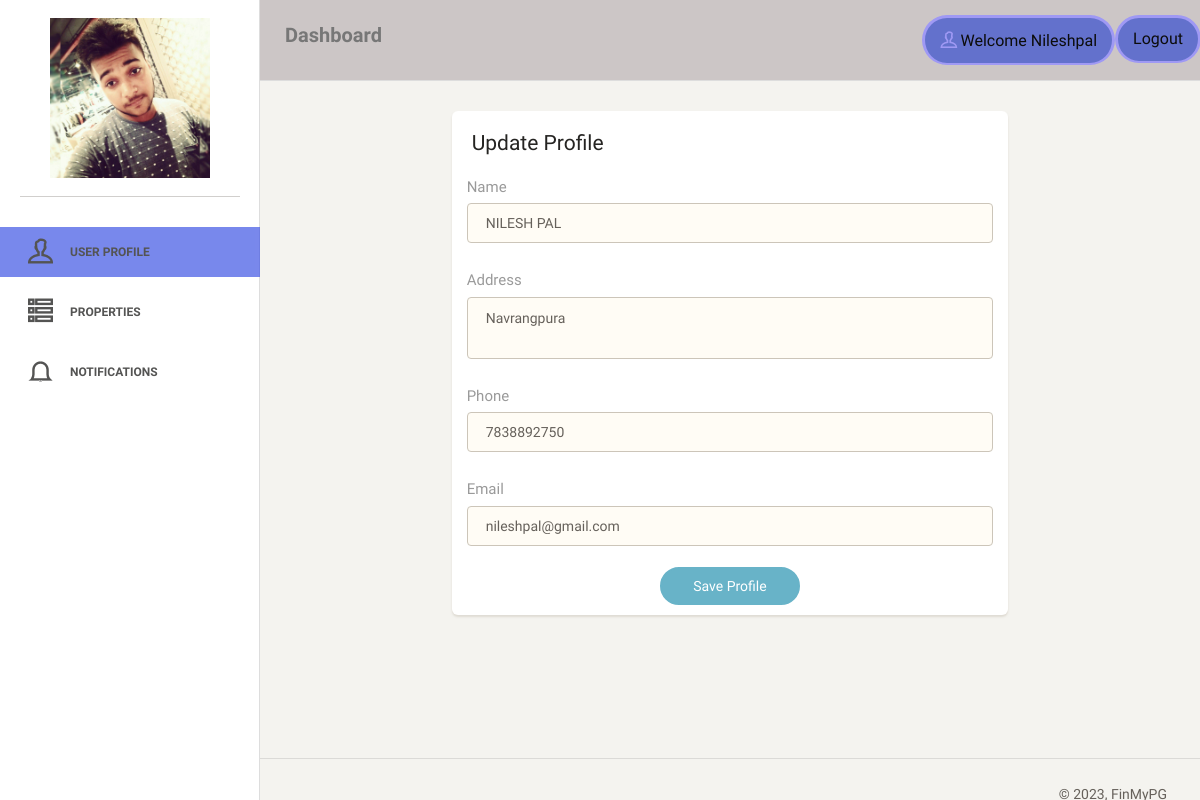
Page /owner/profile/ (signed in) on the committed database.
### main/models.py (models this page shows, shortened)
class Owner(models.Model):
    loginid=models.ForeignKey(Login,on_delete=models.CASCADE)
    name=models.CharField(max_length=30)
    address=models.CharField(max_length=30)
    phone=models.IntegerField()
    email=models.EmailField(max_length=30)
    photo=models.FileField()

class Login(models.Model):
    username=models.CharField(max_length=30)
    password=models.CharField(max_length=30)
    logintype=models.CharField(max_length=30)

### owner/views.py (the view, shortened to what this page needs)
# urls.py: path(r'owner/profile/', owner.profile),
def profile(request):
	loginid=request.session.get('loginid')
	if(loginid and request.method=='GET'):
		data={}
		data['username']=Login.objects.get(id=loginid).username
		data['profile']=Owner.objects.get(loginid=loginid)
		return render(request,'owner/profile.html',data)
	else:
		return redirect('/owner/login/')

### owner/templates/owner/profile.html (shortened to what this page needs)
{% extends 'owner/base.html' %}
{% block main %}
<div class="content">
<div class="container-fluid">
<div class="col-lg-8 col-md-offset-2">
<div class="card">
<div class="header">
<h4 class="title">Update Profile</h4>
</div>
<div class="content">
<form method="post">
<div class="row">
<div class="col-lg-12">
<div class="form-group">
    <label>Name</label>
    <input type="text" name="name" class="form-control border-input" placeholder="Name" value="{{profile.name}}">
</div>
</div>
</div>
<div class="row">
<div class="col-lg-12">
<div class="form-group">
    <label>Address</label>
    <textarea  name="address" class="form-control border-input" placeholder="Address">{{profile.address}}</textarea>
</div>
</div>
</div>
<div class="row">
<div class="col-lg-12">
<div class="form-group">
    <label>Phone</label>
    <input type="text" name="phone" class="form-control border-input" placeholder="Phone" value="{{profile.phone}}">
</div>
</div>
</div>
<div class="row">
<div class="col-lg-12">
<div class="form-group">
    <label>Email</label>
    <input type="text" name="email" class="form-control border-input" placeholder="Email" value="{{profile.email}}">
</div>
</div>
</div>
<div class="text-center">
<button type="submit" class="btn btn-info btn-fill btn-wd">Save Profile</button>
</div>
</form>
</div>
</div>
</div>
</div>
</div>
{% endblock %}

### owner/templates/owner/base.html (shortened to what this page needs)
{% load static %}
<!doctype html>
<html lang="en">
<head>
    <link href="{% static 'owner/css/bootstrap.min.css' %}" rel="stylesheet" />
    <link href="{% static 'owner/css/animate.min.css' %}" rel="stylesheet"/>
    <link href="{% static 'owner/css/paper-dashboard.css' %}" rel="stylesheet"/>
    <link href="{% static 'owner/css/demo.css' %}" rel="stylesheet" />
    <link href="http://maxcdn.bootstrapcdn.com/font-awesome/latest/css/font-awesome.min.css" rel="stylesheet">
    <link href="{% static 'owner/css/themify-icons.css' %}" rel="stylesheet">
</head>
<body>
<div class="wrapper">
    <div class="sidebar" data-background-color="white" data-active-color="danger">
    	<div class="sidebar-wrapper">
            <div class="logo" style="text-align: center;">
                <img src="/images/{{profile.photo}}" style="width:160px;height: 160px;" data-toggle="modal" data-target="#myModal">
            </div>
            <ul class="nav">
                <li>
                    <a class="{% if request.path == '/owner/profile/' %} active {% endif %}" href="/owner/profile/">
                        <i class="ti-user"></i>
                        <p>User Profile</p>
                    </a>
                </li>
                <li>
                    <a class="{% if request.path == '/owner/pgs/' %} active {% endif %}" href="/owner/pgs/">
                        <i class="ti-view-list-alt"></i>
                        <p>Properties</p>
                    </a>
                </li>
                <li>
                    <a class="{% if request.path == '/owner/notifications/' %} active {% endif %}" href="/owner/notifications/">
                        <i class="ti-bell"></i>
                        <p>Notifications</p>
                    </a>
                </li>
            </ul>
    	</div>
    </div>
    <div class="main-panel">
        <nav class="navbar navbar-default">
            <div class="container-fluid">
                <div class="navbar-header">
                    <a class="navbar-brand" href="#">Dashboard</a>
                </div>
                <div class="collapse navbar-collapse">
                    <ul class="nav navbar-nav navbar-right">
                        <li>
                            <a href="#" class="dropdown-toggle" data-toggle="dropdown">
                                <i class="ti-user"></i>
                                <p style="text-transform: capitalize;">Welcome {{username}}</p>
                            </a>
                        </li>
                        <li>
                            <a href="/owner/logout/">
                                <p>Logout</p>
                            </a>
                        </li>
                    </ul>
                </div>
            </div>
        </nav>
    {% block main %}
    {% endblock %}
        <footer class="footer">
            <div class="container-fluid">
                <div class="copyright pull-right">
                    &copy; <script>document.write(new Date().getFullYear())</script>, FinMyPG
                </div>
            </div>
        </footer>
    </div>
</div>
</body>
</html>

### owner/static/owner/css/demo.css (style rules this page uses)
a.active { background-color: #4056e4; }

### rows in the picture
Owner: photo (picture), name "NILESH PAL", address "Navrangpura", phone "7838892750", email "nileshpal@gmail.com"
Login: username "Nileshpal"
